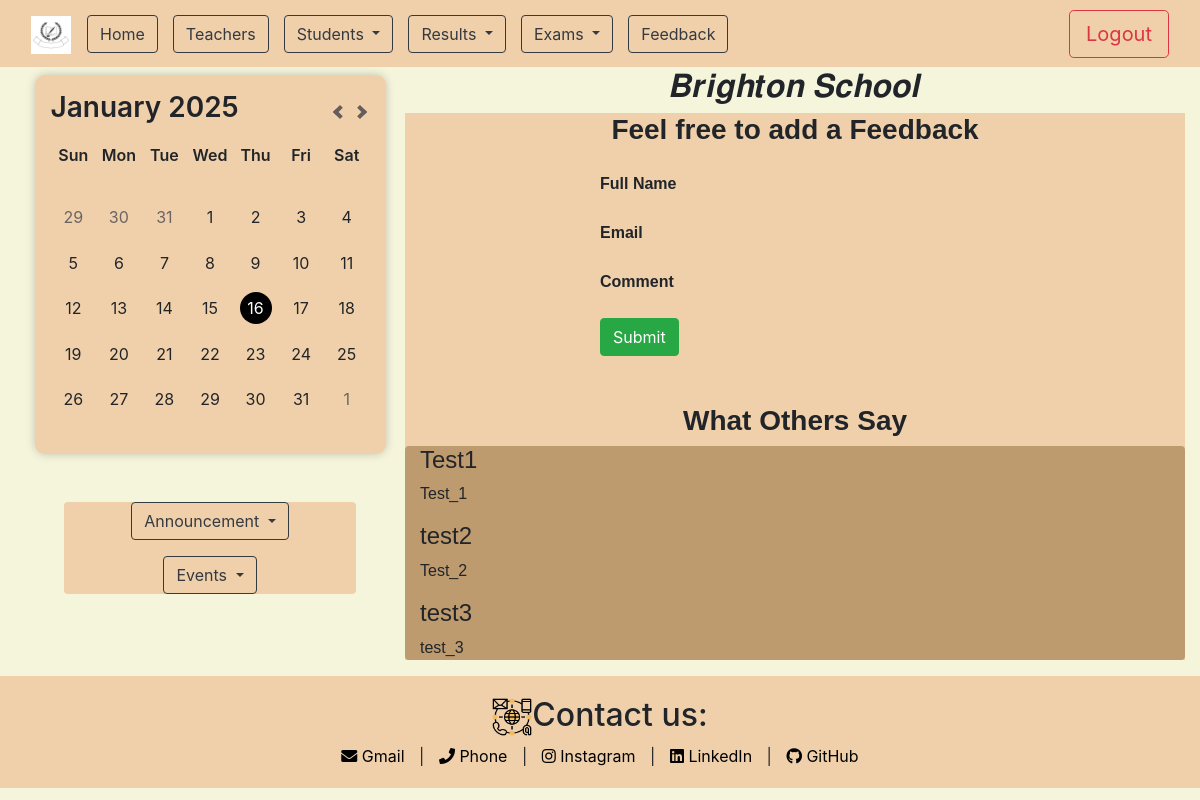
The page /feedback on the database as committed earlier.
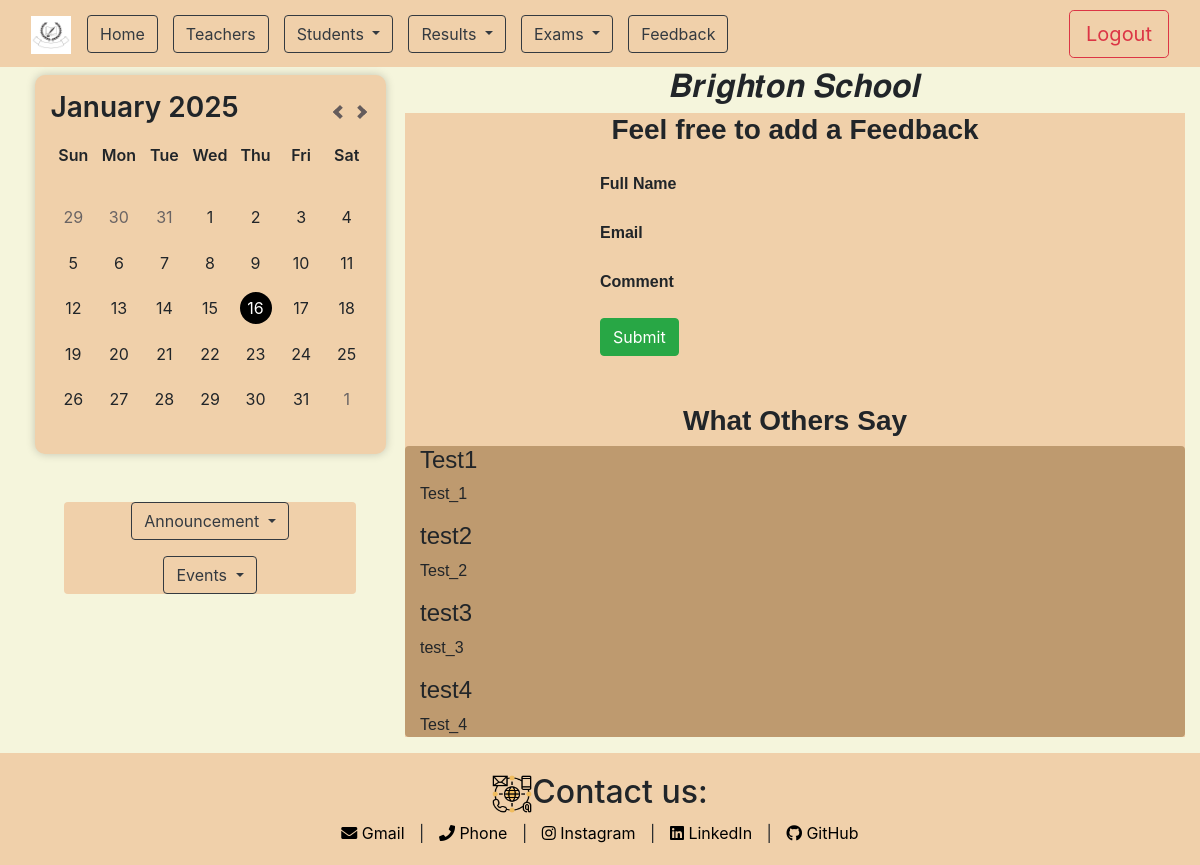
The same page on the database as committed later.
### app/models.py (models this page shows)
class feedback(models.Model):
    name=models.CharField(max_length=100)
    email=models.EmailField(max_length=100,null=True)
    comment=models.CharField(max_length=500)

### app/views.py (the view, shortened to what this page needs)
# urls.py: path('feedback',views.feedback_page,name="feedback")
def feedback_page(request):
    feedbacks=feedback.objects.all()
    form=FeedbackForm()
    context={'form':form,'feedback':feedbacks}
    return render(request,'app/feedback.html',context)

### app/templates/app/feedback.html (shortened to what this page needs)
{% extends "base.html" %}
{% load static %}
{% block content %}
                <div class="col-lg-8 col-md-8 col-sm-12 main-content">
                    <h2 class="text-center mb-2">𝑩𝒓𝒊𝒈𝒉𝒕𝒐𝒏 𝑺𝒄𝒉𝒐𝒐𝒍</h2>
                    <div class="box_clr">
                        <h3 class="text-center mb-4 about_text">Feel free to add a Feedback</h3>
                        <form method="POST" style="width: 50%; margin: 0 auto;">
                            <div class="form-group">
                                <label for="authorName" class="font-weight-bold about_text">Full Name</label>
                            </div>
                            <div class="form-group">
                                <label for="gmail" class="font-weight-bold about_text">Email</label>
                            </div>
                            <div class="form-group">
                                <label for="comment" class="font-weight-bold about_text">Comment</label>
                            </div>
                            <button type="submit" class="btn btn-success">Submit</button>
                        </form>
                        <h3 class="text-center about_text mt-5">What Others Say</h3>
                        <div class="container rounded" style="background-color: rgb(190, 154, 111);">
                            {% for f in feedback  %}
                            <div class="fs-4">
                                <h4 class="about_text">{{f.name}}</h4>
                              <div>
                                <p class="about_text">{{f.comment}}</p>
                              </div>
                            </div>
                            {% endfor %}
                        </div>
                    </div>
                </div>
{% endblock content %}

Rows that differ between the two databases and show on the page:
added feedback: name "test4", comment "Test_4"
